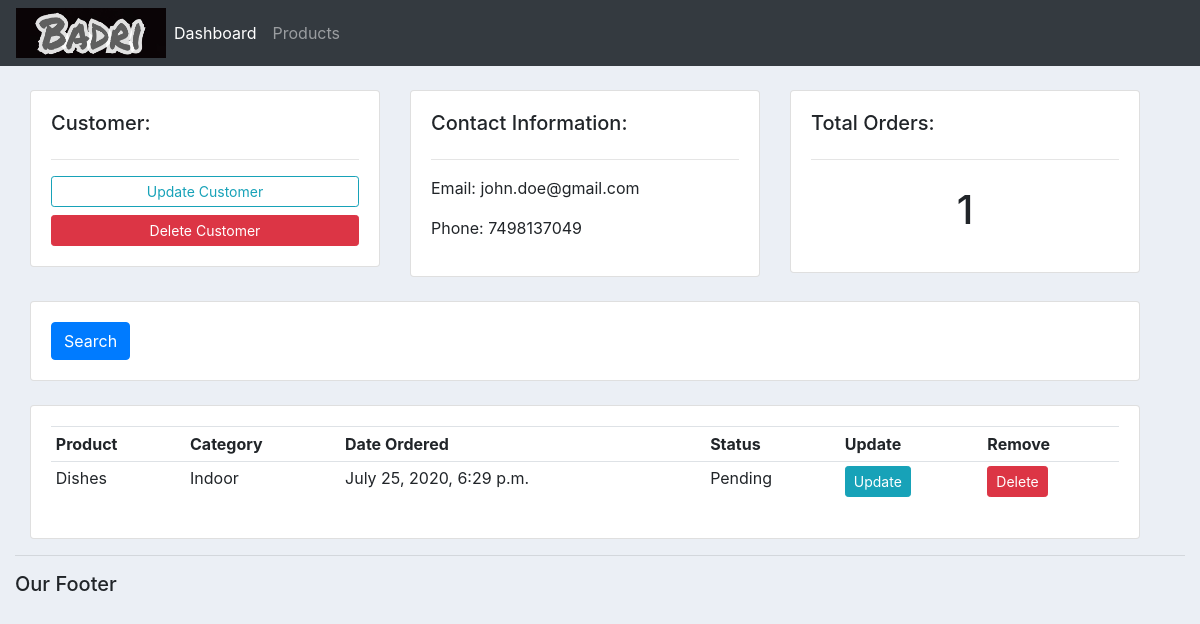
Before: /customer/1/ with the older database file.
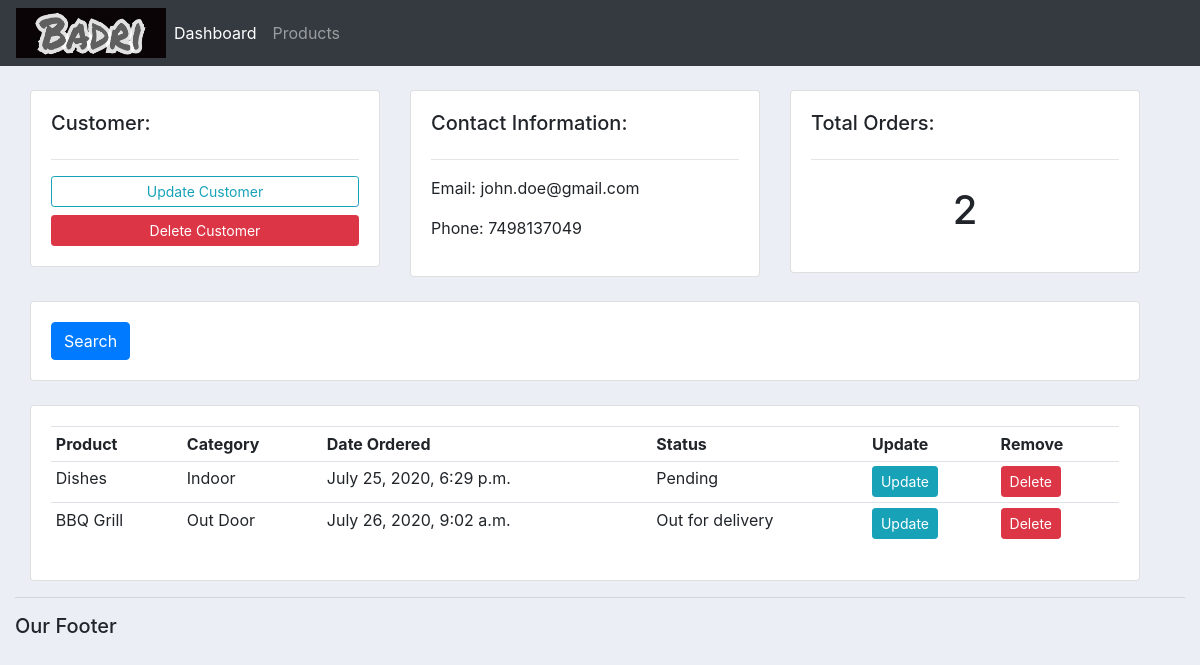
After: the same page with the newer database file.
### accounts/models.py (models this page shows, shortened)
class Customer(models.Model):
    name = models.CharField(max_length=200, null=True)
    phone = models.CharField(max_length=200, null=True)
    email = models.EmailField()
    date_created = models.DateTimeField(auto_now_add=True)

class Order(models.Model):
    STATUS = (
        ('Pending', 'Pending'),
        ('Out for delivery', 'Out for delivery'),
        ('Delivered', 'Delivered'),
    )
    customer = models.ForeignKey(Customer, null=True, on_delete=models.SET_NULL)
    product = models.ForeignKey(Product, null=True, on_delete=models.SET_NULL)
    date_created = models.DateTimeField(auto_now_add=True, null=True)
    status = models.CharField(max_length=200, null=True, choices=STATUS)

class Product(models.Model):
    CATEGORY = (
        ('Indoor', 'Indoor'),
        ('Out Door', 'Out Door'),
    )
    name = models.CharField(max_length=200, null=True)
    price = models.FloatField(null=True)
    category = models.CharField(max_length=200, null=True, choices=CATEGORY)
    description = models.CharField(max_length=200, null=True)
    date_created = models.DateTimeField(auto_now_add=True, null=True)
    tags = models.ManyToManyField(Tag)
    def __str__(self):
        return self.name

### accounts/views.py (the view)
# urls.py: path('customer/<str:pk_test>/', views.customer, name='customer'),
def customer(request, pk_test):
    customer = Customer.objects.get(id = pk_test)
    orders = customer.order_set.all()
    order_count = orders.count()
    context = {'customer': customer, 'orders': orders, 'order_count': order_count}
    return render(request, 'accounts/customer.html', context)

### accounts/templates/accounts/customer.html
{% extends "accounts/main.html" %}
{% block content %}
    <br>
    <div class="row container-fluid">
        <div class="col-md">
            <div class="card card-body">
                <h5>Customer:</h5>
                <hr>
                <a class="btn btn-outline-info btn-sm btn-block" href="">Update Customer</a>
                <a class="btn btn-danger btn-sm btn-block" href="">Delete Customer</a>
            </div>
        </div>
        <div class="col-md">
            <div class="card card-body">
                <h5>Contact Information:</h5>
                <hr>
                <p>Email:  {{ customer.email }}</p>
                <p>Phone:  {{ customer.phone }}</p>
            </div>
        </div>
        <div class="col-md">
            <div class="card card-body">
                <h5>Total Orders:</h5>
                <hr>
                <h1 style="text-align: center; padding: 10px;">{{ order_count }}</h1>
            </div>
        </div>
    </div>
    <br>
    <div class="row container-fluid">
        <div class="col">
            <div class="card card-body">
                <form action="" method="POST">
                    <button class="btn btn-primary" type="submit">Search</button>
                </form>
            </div>
        </div>
    </div>
    <br>
    <div class="row container-fluid">
        <div class="col-md">
            <div class="card card-body">
                <table class="table table-sm">
                    <tr>
                        <th>Product</th>
                        <th>Category</th>
                        <th>Date Ordered</th>
                        <th>Status</th>
                        <th>Update</th>
                        <th>Remove</th>
                    </tr>
                    {% for ord in orders %}
                        <tr>
                            <td>{{ ord.product }}</td>
                            <td>{{ ord.product.category }}</td>
                            <td>{{ ord.date_created }}</td>
                            <td>{{ ord.status }}</td>
                            <td><a class="btn btn-sm btn-info" href="{% url 'update_order' ord.id %}">Update</a></td>
                            <td><a class="btn btn-sm btn-danger" href="{% url 'delete_order' ord.id %}">Delete</a></td>
                        </tr>
                    {% endfor %}
                </table>
            </div>
        </div>
    </div>
{% endblock %}

### accounts/templates/accounts/main.html (shortened to what this page needs)
{% load static %}
<!DOCTYPE html>
<html lang="en">
<head>
    <link rel="stylesheet" type="text/css" href="{% static '/css/main.css' %}">
    <link rel="stylesheet" href="https://stackpath.bootstrapcdn.com/bootstrap/4.5.0/css/bootstrap.min.css">
</head>
<body class="solid_body">
    {% include "accounts/navbar.html" %}
    <div class="container-fluid">
        {% block content %}
        {% endblock %}
        <hr>
        <h5>Our Footer</h5>
    </div>
</body>
</html>

### accounts/templates/accounts/navbar.html (shortened to what this page needs)
{% load static %}
<nav class="navbar navbar-expand-lg navbar-dark bg-dark">
    <img src="{% static 'images/logo3.png' %}" alt="Logo" width="150px" height="50px">
    <div class="collapse navbar-collapse" id="navbarNav">
      <ul class="navbar-nav">
        <li class="nav-item active">
          <a class="nav-link" href="{% url 'home' %}">Dashboard</a>
        </li>
        <li class="nav-item">
          <a class="nav-link" href="{% url 'products' %}">Products</a>
        </li>
      </ul>
    </div>
  </nav>

### static/css/main.css (style rules this page uses)
.solid_body { background-color: #ebeff5; }

Changed rows visible on the page:
added Order: product "BBQ Grill", product.category "Out Door", date_created "July 26, 2020, 9:02 a.m.", status "Out for delivery"
Other visible differences:
{{ order_count }}: "1" → "2"
